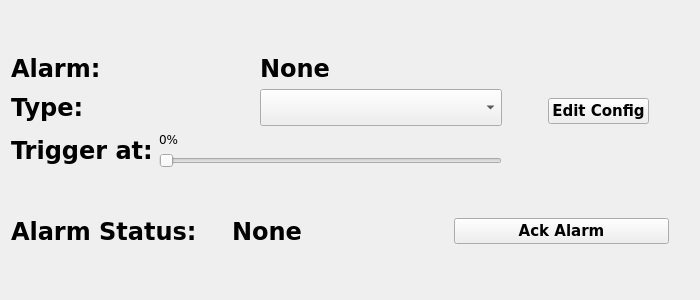
<?xml version="1.0" encoding="UTF-8"?>
<ui version="4.0">
 <class>alarmWidget</class>
 <widget class="QWidget" name="alarmWidget">
  <property name="geometry">
   <rect>
    <x>0</x>
    <y>0</y>
    <width>700</width>
    <height>300</height>
   </rect>
  </property>
  <property name="sizePolicy">
   <sizepolicy hsizetype="Expanding" vsizetype="Preferred">
    <horstretch>0</horstretch>
    <verstretch>0</verstretch>
   </sizepolicy>
  </property>
  <property name="windowTitle">
   <string>Form</string>
  </property>
  <layout class="QVBoxLayout" name="verticalLayout_3" stretch="0,0">
   <item>
    <layout class="QHBoxLayout" name="horizontalLayout_4">
     <item>
      <layout class="QVBoxLayout" name="alarmConfigVerticalLayout">
       <item>
        <layout class="QHBoxLayout" name="titleHorizontalLayout">
         <item>
          <widget class="QLabel" name="titleLabel">
           <property name="font">
            <font>
             <family>Verdana</family>
             <pointsize>18</pointsize>
             <bold>true</bold>
            </font>
           </property>
           <property name="text">
            <string>Alarm:</string>
           </property>
          </widget>
         </item>
         <item>
          <widget class="QLabel" name="alarmNameLabel">
           <property name="font">
            <font>
             <family>Verdana</family>
             <pointsize>18</pointsize>
             <bold>true</bold>
            </font>
           </property>
           <property name="text">
            <string>None</string>
           </property>
          </widget>
         </item>
        </layout>
       </item>
       <item>
        <layout class="QHBoxLayout" name="typeHorizontalLayout">
         <item>
          <widget class="QLabel" name="alarmTypeLabel">
           <property name="font">
            <font>
             <family>Verdana</family>
             <pointsize>18</pointsize>
             <bold>true</bold>
            </font>
           </property>
           <property name="text">
            <string>Type:</string>
           </property>
          </widget>
         </item>
         <item>
          <widget class="QComboBox" name="alarmTypeComboBox">
           <property name="font">
            <font>
             <family>Verdana</family>
             <pointsize>18</pointsize>
            </font>
           </property>
          </widget>
         </item>
        </layout>
       </item>
       <item>
        <layout class="QHBoxLayout" name="triggerHorizontalLayout">
         <item>
          <widget class="QLabel" name="alarmValLabel">
           <property name="font">
            <font>
             <family>Verdana</family>
             <pointsize>18</pointsize>
             <bold>true</bold>
            </font>
           </property>
           <property name="text">
            <string>Trigger at:</string>
           </property>
          </widget>
         </item>
         <item>
          <layout class="QVBoxLayout" name="verticalLayout">
           <item>
            <widget class="QLabel" name="label">
             <property name="font">
              <font>
               <family>Verdana</family>
              </font>
             </property>
             <property name="text">
              <string>0%</string>
             </property>
            </widget>
           </item>
           <item>
            <widget class="QSlider" name="horizontalSlider">
             <property name="orientation">
              <enum>Qt::Orientation::Horizontal</enum>
             </property>
            </widget>
           </item>
          </layout>
         </item>
        </layout>
       </item>
      </layout>
     </item>
     <item>
      <layout class="QHBoxLayout" name="editButtonHorizontalLayout">
       <item>
        <spacer name="horizontalSpacer_3">
         <property name="orientation">
          <enum>Qt::Orientation::Horizontal</enum>
         </property>
         <property name="sizeType">
          <enum>QSizePolicy::Policy::Fixed</enum>
         </property>
         <property name="sizeHint" stdset="0">
          <size>
           <width>40</width>
           <height>20</height>
          </size>
         </property>
        </spacer>
       </item>
       <item>
        <widget class="QPushButton" name="pushButton">
         <property name="font">
          <font>
           <family>Verdana</family>
           <pointsize>11</pointsize>
           <bold>true</bold>
          </font>
         </property>
         <property name="text">
          <string>Edit Config</string>
         </property>
        </widget>
       </item>
       <item>
        <spacer name="horizontalSpacer_2">
         <property name="orientation">
          <enum>Qt::Orientation::Horizontal</enum>
         </property>
         <property name="sizeType">
          <enum>QSizePolicy::Policy::Fixed</enum>
         </property>
         <property name="sizeHint" stdset="0">
          <size>
           <width>40</width>
           <height>20</height>
          </size>
         </property>
        </spacer>
       </item>
      </layout>
     </item>
    </layout>
   </item>
   <item>
    <layout class="QHBoxLayout" name="alarmStatusHorizontalLayout">
     <item>
      <widget class="QLabel" name="alarmStatusTitleLabel">
       <property name="font">
        <font>
         <family>Verdana</family>
         <pointsize>18</pointsize>
         <bold>true</bold>
        </font>
       </property>
       <property name="text">
        <string>Alarm Status:</string>
       </property>
      </widget>
     </item>
     <item>
      <widget class="QLabel" name="alarmStatusLabel">
       <property name="font">
        <font>
         <family>Verdana</family>
         <pointsize>18</pointsize>
         <bold>true</bold>
        </font>
       </property>
       <property name="text">
        <string>None</string>
       </property>
      </widget>
     </item>
     <item>
      <widget class="QPushButton" name="alarmAckButton">
       <property name="font">
        <font>
         <family>Verdana</family>
         <pointsize>11</pointsize>
         <bold>true</bold>
        </font>
       </property>
       <property name="text">
        <string>Ack Alarm</string>
       </property>
      </widget>
     </item>
     <item>
      <spacer name="horizontalSpacer">
       <property name="orientation">
        <enum>Qt::Orientation::Horizontal</enum>
       </property>
       <property name="sizeType">
        <enum>QSizePolicy::Policy::Fixed</enum>
       </property>
       <property name="sizeHint" stdset="0">
        <size>
         <width>20</width>
         <height>20</height>
        </size>
       </property>
      </spacer>
     </item>
    </layout>
   </item>
  </layout>
 </widget>
 <resources/>
 <connections/>
</ui>
